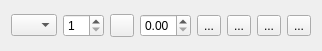
<?xml version="1.0" encoding="UTF-8"?>
<ui version="4.0">
 <class>FontPropertyWidget</class>
 <widget class="QWidget" name="FontPropertyWidget">
  <property name="geometry">
   <rect>
    <x>0</x>
    <y>0</y>
    <width>317</width>
    <height>51</height>
   </rect>
  </property>
  <property name="windowTitle">
   <string>Form</string>
  </property>
  <layout class="QHBoxLayout" name="mainLayout" stretch="1,0,0,0,0,0,0,0">
   <item>
    <widget class="QComboBox" name="FontFamily">
     <property name="toolTip">
      <string>Select font</string>
     </property>
     <property name="sizeAdjustPolicy">
      <enum>QComboBox::AdjustToContents</enum>
     </property>
     <property name="minimumContentsLength">
      <number>2</number>
     </property>
    </widget>
   </item>
   <item>
    <widget class="QSpinBox" name="FontSize">
     <property name="toolTip">
      <string>Set font size</string>
     </property>
     <property name="minimum">
      <number>1</number>
     </property>
    </widget>
   </item>
   <item>
    <widget class="pqColorChooserButtonWithPalettes" name="FontColor">
     <property name="toolTip">
      <string>Set font color</string>
     </property>
     <property name="text">
      <string/>
     </property>
    </widget>
   </item>
   <item>
    <widget class="QDoubleSpinBox" name="Opacity">
     <property name="toolTip">
      <string>Set font opacity</string>
     </property>
     <property name="maximum">
      <double>1.000000000000000</double>
     </property>
     <property name="singleStep">
      <double>0.100000000000000</double>
     </property>
    </widget>
   </item>
   <item>
    <widget class="QToolButton" name="Bold">
     <property name="toolTip">
      <string>Bold</string>
     </property>
     <property name="text">
      <string>...</string>
     </property>
     <property name="icon">
      <iconset resource="../../../Components/Resources/pqComponents.qrc">
       <normaloff>:/pqWidgets/Icons/pqBold16.png</normaloff>:/pqWidgets/Icons/pqBold16.png</iconset>
     </property>
     <property name="checkable">
      <bool>true</bool>
     </property>
    </widget>
   </item>
   <item>
    <widget class="QToolButton" name="Italics">
     <property name="toolTip">
      <string>Italics</string>
     </property>
     <property name="text">
      <string>...</string>
     </property>
     <property name="icon">
      <iconset resource="../../../Components/Resources/pqComponents.qrc">
       <normaloff>:/pqWidgets/Icons/pqItalics16.png</normaloff>:/pqWidgets/Icons/pqItalics16.png</iconset>
     </property>
     <property name="checkable">
      <bool>true</bool>
     </property>
    </widget>
   </item>
   <item>
    <widget class="QToolButton" name="Shadow">
     <property name="toolTip">
      <string>Shadow</string>
     </property>
     <property name="text">
      <string>...</string>
     </property>
     <property name="icon">
      <iconset resource="../../../Components/Resources/pqComponents.qrc">
       <normaloff>:/pqWidgets/Icons/pqShadow16.png</normaloff>:/pqWidgets/Icons/pqShadow16.png</iconset>
     </property>
     <property name="checkable">
      <bool>true</bool>
     </property>
    </widget>
   </item>
   <item>
    <widget class="QToolButton" name="Justification">
     <property name="text">
      <string>...</string>
     </property>
     <property name="popupMode">
      <enum>QToolButton::InstantPopup</enum>
     </property>
    </widget>
   </item>
  </layout>
 </widget>
 <customwidgets>
  <customwidget>
   <class>pqColorChooserButtonWithPalettes</class>
   <extends>QToolButton</extends>
   <header>pqColorChooserButtonWithPalettes.h</header>
   <container>1</container>
  </customwidget>
 </customwidgets>
 <resources>
  <include location="../../../Components/Resources/pqComponents.qrc"/>
 </resources>
 <connections/>
</ui>
